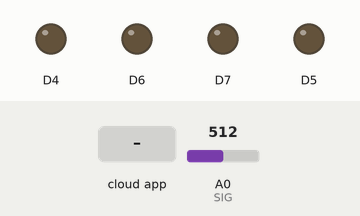
Simulated run of this sketch. Board: ESP8266 (NodeMCU). Parts: output pins drawn as LEDs (lit = HIGH). The inputs (shaded band) are chosen by the test bench; at power-on: A0 (SIG) = 512. WiFi joins after 1.5 s; servers stay silent unless stated; the Firebase database answers and starts empty; pins used as bus, display or sensor lines are not drawn; what the sketch prints to the serial monitor is not drawn.

Above: at 3.9 s.
4.0 s: the phone or cloud app sets relay3 to 1
At 7.0 s:
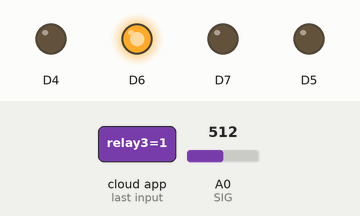
Timing chart, 0 to 8.5 s (numbered marks = the images above; inputs shaded):
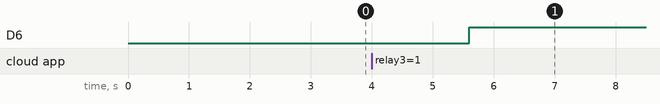

Measured:
- after the input at 4.0 s, D6: LOW → HIGH after 1.6 s

The sketch:

Tugas_TA_2.ino
```cpp
#include <ESP8266WiFi.h>
#include <FirebaseArduino.h>
#include "ZMPT101B.h"
#include "ACS712.h"

// Set these to run example.
#define FIREBASE_HOST "firebase-host-example.firebaseio.com"
#define FIREBASE_AUTH "firebaseauth"
#define WIFI_SSID "ssid"
#define WIFI_PASSWORD "password"


#define S0 D0                             /* Assign Multiplexer pin S0 connect to pin D0 of NodeMCU */
#define S1 D1                             /* Assign Multiplexer pin S1 connect to pin D1 of NodeMCU */
#define S2 D2                             /* Assign Multiplexer pin S2 connect to pin D2 of NodeMCU */
#define S3 D3                             /* Assign Multiplexer pin S3 connect to pin D3 of NodeMCU */
#define SIG A0                            /* Assign SIG pin as Analog output for all 16 channels of Multiplexer to pin A0 of NodeMCU */


//int decimal = 2;                          //Decimal places of the sensor value outputs
int sensor0;                            /* Assign the name "sensor0" as analog output value from Channel C0 */
int sensor1;                            /* Assign the name "sensor1" as analog output value from Channel C1 */
int sensor2;                            /* Assign the name "sensor2" as analog output value from Channel C2 */
int sensor3;                            /* Assign the name "sensor3" as analog output value from Channel C3 */
int sensor4;                            /* Assign the name "sensor4" as analog output value from Channel C4 */
int sensor5;                            /* Assign the name "sensor5" as analog output value from Channel C5 */


ZMPT101B voltageSensor(A0);

ACS712 currentSensor(ACS712_05B, A0);

void setup(){
  Serial.begin(9600);

  pinMode(S0,OUTPUT);                       /* Define digital signal pin as output to the Multiplexer pin SO */
  pinMode(S1,OUTPUT);                       /* Define digital signal pin as output to the Multiplexer pin S1 */
  pinMode(S2,OUTPUT);                       /* Define digital signal pin as output to the Multiplexer pin S2 */
  pinMode(S3,OUTPUT);                       /* Define digital signal pin as output to the Multiplexer pin S3 */
  pinMode(SIG, INPUT);                      /* Define analog signal pin as input or receiver from the Multiplexer pin SIG */
  pinMode(D4, OUTPUT);
  pinMode(D5, OUTPUT);
  pinMode(D6, OUTPUT);
  pinMode(D7, OUTPUT);

        // connect to wifi.
  WiFi.begin(WIFI_SSID, WIFI_PASSWORD);
  Serial.print("connecting");
  while (WiFi.status() != WL_CONNECTED) {
    Serial.print(".");
    delay(500);
  }
  Serial.println();
  Serial.print("connected: ");
  Serial.println(WiFi.localIP());

  Firebase.begin(FIREBASE_HOST, FIREBASE_AUTH);

  Serial.println("Calibrating... Ensure that no current flows through the sensor at this moment");
  delay(100);
  voltageSensor.calibrate();
  currentSensor.calibrate();

  Firebase.setInt("jmlRelay", 4);

  Serial.println("Done!");
  delay(1000);

}

void loop(){
  int val1 = Firebase.getInt("relay1");
  delay(500);
  int val2 = Firebase.getInt("relay2");
  delay(500);
  int val3 = Firebase.getInt("relay3");
  delay(500);
  int val4 = Firebase.getInt("relay4");
  delay(500);

  digitalWrite(D4, val1);
  delay(100);
  digitalWrite(D5, val2);
  delay(100);
  digitalWrite(D6, val3);
  delay(100);
  digitalWrite(D7, val4);
  delay(100);


  // Channel 0 (C0 pin - binary output 0,0,0,0)
  digitalWrite(S0,LOW); digitalWrite(S1,LOW); digitalWrite(S2,LOW); digitalWrite(S3,LOW);
  sensor0 = analogRead(SIG);
  delay(1000);

  // Channel 1 (C1 pin - binary output 1,0,0,0)
  digitalWrite(S0,HIGH); digitalWrite(S1,LOW); digitalWrite(S2,LOW); digitalWrite(S3,LOW);
  sensor1 = analogRead(SIG);
  delay(1000);

  // Channel 2 (C2 pin - binary output 0,1,0,0)
  digitalWrite(S0,LOW); digitalWrite(S1,HIGH); digitalWrite(S2,LOW); digitalWrite(S3,LOW);
  sensor2 = analogRead(SIG);
  delay(1000);

  // Channel 3 (C3 pin - binary output 1,1,0,0)
  digitalWrite(S0,HIGH); digitalWrite(S1,HIGH); digitalWrite(S2,LOW); digitalWrite(S3,LOW);
  sensor3 = analogRead(SIG);
  delay(1000);

  // Channel 4 (C4 pin - binary output 0,0,1,0)
  digitalWrite(S0,LOW); digitalWrite(S1,LOW); digitalWrite(S2,HIGH); digitalWrite(S3,LOW);
  sensor4 = analogRead(SIG);
  delay(1000);

  // Channel 5 (C5 pin - binary output 1,0,1,0)
  digitalWrite(S0,HIGH); digitalWrite(S1,LOW); digitalWrite(S2,HIGH); digitalWrite(S3,LOW);
  sensor5 = analogRead(SIG);
  delay(1000);

//  // Channel 6 (C6 pin - binary output 0,1,1,0)
//    digitalWrite(S0,LOW); digitalWrite(S1,HIGH); digitalWrite(S2,HIGH); digitalWrite(S3,LOW);
//    sensor6 = analogRead(SIG);
//
//    // Channel 7 (C7 pin - binary output 1,1,1,0)
//    digitalWrite(S0,HIGH); digitalWrite(S1,HIGH); digitalWrite(S2,HIGH); digitalWrite(S3,LOW);
//    sensor7 = analogRead(SIG);
//
//    // Channel 8 (C8 pin - binary output 0,0,0,1)
//    digitalWrite(S0,LOW); digitalWrite(S1,LOW); digitalWrite(S2,LOW); digitalWrite(S3,HIGH);
//    sensor8 = analogRead(SIG);
//
//    // Channel 9 (C9 pin - binary output 1,0,0,1)
//    digitalWrite(S0,HIGH); digitalWrite(S1,LOW); digitalWrite(S2,LOW); digitalWrite(S3,HIGH);
//    sensor9 = analogRead(SIG);
//
//    // Channel 10 (C10 pin - binary output 0,1,0,1)
//    digitalWrite(S0,LOW); digitalWrite(S1,HIGH); digitalWrite(S2,LOW); digitalWrite(S3,HIGH);
//    sensor10 = analogRead(SIG);
//
//    // Channel 11 (C11 pin - binary output 1,1,0,1)
//    digitalWrite(S0,HIGH); digitalWrite(S1,HIGH); digitalWrite(S2,LOW); digitalWrite(S3,HIGH);
//    sensor11 = analogRead(SIG);
//
//    // Channel 12 (C12 pin - binary output 0,0,1,1)
//    digitalWrite(S0,LOW); digitalWrite(S1,LOW); digitalWrite(S2,HIGH); digitalWrite(S3,HIGH);
//    sensor12 = analogRead(SIG);
//
//    // Channel 13 (C13 pin - binary output 1,0,1,1)
//    digitalWrite(S0,HIGH); digitalWrite(S1,LOW); digitalWrite(S2,HIGH); digitalWrite(S3,HIGH);
//    sensor13 = analogRead(SIG);
//
//    // Channel 14 (C14 pin - binary output 0,1,1,1)
//    digitalWrite(S0,LOW); digitalWrite(S1,HIGH); digitalWrite(S2,HIGH); digitalWrite(S3,HIGH);
//    sensor14 = analogRead(SIG);
//
//    // Channel 15 (C15 pin - binary output 1,1,1,1)
//    digitalWrite(S0,HIGH); digitalWrite(S1,HIGH); digitalWrite(S2,HIGH); digitalWrite(S3,HIGH);
//    sensor15 = analogRead(SIG)

  //cekLamp1
  if(val1==0 && sensor2<=300){
    Firebase.setInt("cek1", 100);
  }else if(val1==0 && sensor2>=300){
    Firebase.setInt("cek1", 101);
  }else if(val1==1 && sensor2>=300){
    Firebase.setInt("cek1", 111);
  }else if(val1==1 && sensor2<=300){
    Firebase.setInt("cek1", 110);
  }
  delay(500);

  //cekLamp2
  if(val2==0 && sensor3<=300){
    Firebase.setInt("cek2", 100);
  }else if(val2==0 && sensor3>=300){
    Firebase.setInt("cek2", 101);
  }else if(val2==1 && sensor3>=300){
    Firebase.setInt("cek2", 111);
  }else if(val2==1 && sensor3<=300){
    Firebase.setInt("cek2", 110);
  }
  delay(500);

  //cekLamp3
  if(val3==0 && sensor4<=300){
    Firebase.setInt("cek3", 100);
  }else if(val3==0 && sensor4>=300){
    Firebase.setInt("cek3", 101);
  }else if(val3==1 && sensor4>=300){
    Firebase.setInt("cek3", 111);
  }else if(val3==1 && sensor4<=300){
    Firebase.setInt("cek3", 110);
  }
  delay(500);

  //cekLamp4
  if(val4==0 && sensor5<=300){
    Firebase.setInt("cek4", 100);
  }else if(val4==0 && sensor5>=300){
    Firebase.setInt("cek4", 101);
  }else if(val4==1 && sensor5>=300){
    Firebase.setInt("cek4", 111);
  }else if(val4==1 && sensor5<=300){
    Firebase.setInt("cek4", 110);
  }
  delay(500);

  // To measure voltage/current we need to know the frequency of voltage/current
  // By default 50Hz is used, but you can specify desired frequency
  // as first argument to getVoltageAC and getCurrentAC() method, if necessary

  int V = voltageSensor.getVoltageAC();
  delay(500);
  int I = currentSensor.getCurrentAC();
  delay(500);

  // To calculate the power we need voltage multiplied by current
  int W = V * I;
  delay(500);

  Firebase.setInt("arus", I);
  delay(1000);
  Firebase.setInt("tegangan", V);
  delay(1000);
  Firebase.setInt("daya", W);
  delay(1000);
  Firebase.setInt("ldr1", sensor2);
  delay(1000);
  Firebase.setInt("ldr2", sensor3);
  delay(1000);
  Firebase.setInt("ldr3", sensor4);
  delay(1000);
  Firebase.setInt("ldr4", sensor5);
  delay(1000);
}
```
